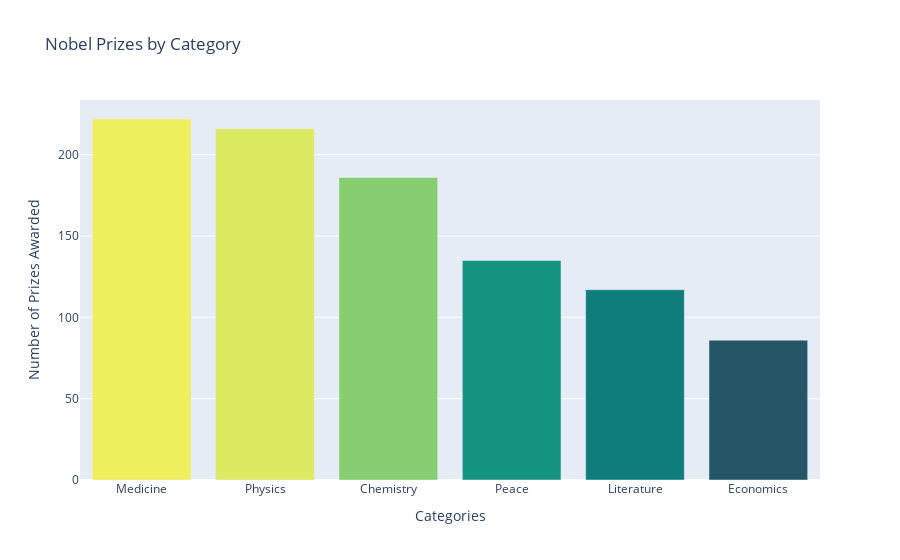

The code cell stored with this chart in its notebook:
### Code cell
category_counts = data.category.value_counts()
bar = px.bar(x=category_counts.index, 
             y=category_counts.values, 
             title='Nobel Prizes by Category',
             color=category_counts.values, 
             color_continuous_scale=px.colors.sequential.Aggrnyl)
bar.update_layout(xaxis_title='Categories', 
                  yaxis_title='Number of Prizes Awarded', 
                  coloraxis_showscale=False)
bar.show()

### Figure 1 — Plotly figure (JSON) as saved in the notebook; plotly's stock layout.template omitted (floating-point values rounded to 4 significant figures)
{"data": [{"alignmentgroup": "True", "hovertemplate": "x=%{x}<br>y=%{y}<br>color=%{marker.color}<extra></extra>", "legendgroup": "", "marker": {"color": [222, 216, 186, 135, 117, 86], "coloraxis": "coloraxis"}, "name": "", "offsetgroup": "", "orientation": "v", "showlegend": false, "textposition": "auto", "type": "bar", "x": ["Medicine", "Physics", "Chemistry", "Peace", "Literature", "Economics"], "xaxis": "x", "y": [222, 216, 186, 135, 117, 86], "yaxis": "y"}], "layout": {"barmode": "relative", "coloraxis": {"colorbar": {"title": {"text": "color"}}, "colorscale": [[0, "rgb(36, 86, 104)"], [0.1667, "rgb(15, 114, 121)"], [0.3333, "rgb(13, 143, 129)"], [0.5, "rgb(57, 171, 126)"], [0.6667, "rgb(110, 197, 116)"], [0.8333, "rgb(169, 220, 103)"], [1, "rgb(237, 239, 93)"]], "showscale": false}, "legend": {"tracegroupgap": 0}, "title": {"text": "Nobel Prizes by Category"}, "xaxis": {"anchor": "y", "domain": [0, 1], "title": {"text": "Categories"}}, "yaxis": {"anchor": "x", "domain": [0, 1], "title": {"text": "Number of Prizes Awarded"}}}}
